Frame 1 (no input): blank canvas, image omitted
Frame 60 (the mouse pressed at the canvas centre just before this capture): blank canvas, image omitted
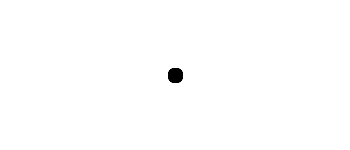
Frame 120 (the mouse held since frame 60 and released just before this capture)

The Processing sketch whose frames 1 and 60 were blank and that drew this single picture after the mouse press (run headless with seeded random() and noise(); from frame 60 on, the mouse is pressed at the canvas centre):

// Processing sketch: processing_99429
// ── processing_99429.pde

int c = 0;
void setup(){
  size(350,150);
  background(255);
  smooth();
  strokeWeight(15);
}


void draw(){
  if(mousePressed){
    if(key == 'b' || key == 'B'){
    strokeWeight(20);
    c=60;
  }
  if(key == 'w'|| key == 'W'){
    strokeWeight(10);
    c=200;
  }
    stroke(c);
    line(mouseX,mouseY,mouseX,mouseY);
  }
}
